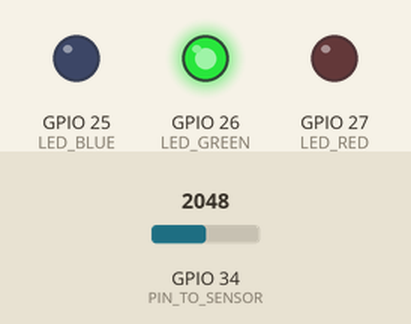
A sketch run on a simulated ESP32. Parts: output pins drawn as LEDs (lit = HIGH). The inputs (shaded band) are chosen by the test bench; at power-on: GPIO 34 (PIN_TO_SENSOR) = 2048. WiFi joins after 1.5 s; servers stay silent unless stated; uploads are accepted with an empty reply; the local clock reads 2024-03-15 10:24:30 at power-on unless the sketch sets it; what the sketch prints to the serial monitor is not drawn.

Above: at 6.5 s.
6.6 s: GPIO 34 (PIN_TO_SENSOR) set to 0
At 7.1 s:
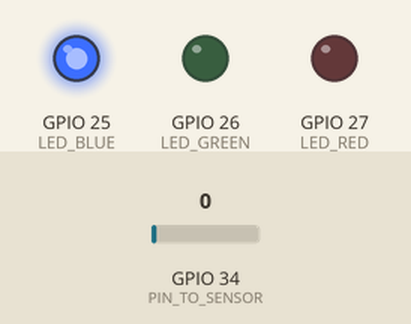
8.2 s: GPIO 34 (PIN_TO_SENSOR) set to 491
At 9.5 s:
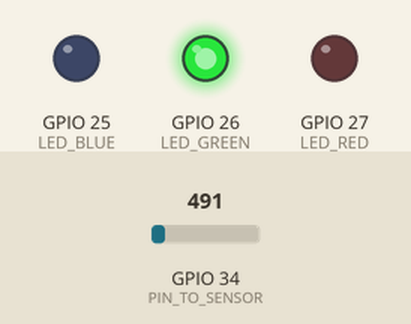
Timing chart, 0 to 11.2 s (numbered marks = the images above; inputs shaded):
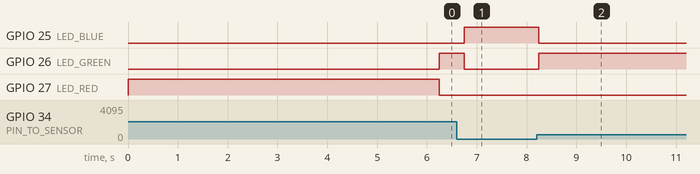

Measured:
- after the input at 6.6 s, GPIO 25 (LED_BLUE): LOW → HIGH after 0.15 s; GPIO 26 (LED_GREEN): HIGH → LOW after 0.15 s
- after the input at 8.2 s, GPIO 25 (LED_BLUE): HIGH → LOW after 0.05 s; GPIO 26 (LED_GREEN): LOW → HIGH after 0.05 s

The sketch:

contadorAguaSimplificado.ino
```cpp
#include "WiFi.h"
#include <HTTPClient.h>
#include <AsyncTCP.h>
#include <ESPAsyncWebServer.h>
#include <time.h>

#define PIN_TO_SENSOR   34
#define LED_BLUE   25
#define LED_GREEN   26
#define LED_RED   27

/* Wifi configuration*/
const char* ssid = "DOMOTICACASA";
const char* password = "33333333";

/* Domoticz configuration*/
int domoticzDevice = 1809;
const char*  domoticzuser="lgarrido";
const char*  domoticzpass="5523434a";
const char*  domoticzserver="http://192.168.2.16:8080";

const char* ntpServer = "pool.ntp.org";
const long  gmtOffset_sec = 3600;
const int   daylightOffset_sec = 3600;

int sleepdelay = 500;
int longsleepdelay = 25000;

const int MAX_VALUE= 20;

time_t currenttime;
struct tm *now_tm;
int currentminute;
int currenthour;
int currentday;
int previousminute=-1;
int previoushour=-1;
int previousday=-1;

int currentStatus=0;
int previousStatus=0;
int literslastminute=0;
int literslasthour=0;
int literslastday=0;
int connectedDomoticz=0;

HTTPClient httpClient;

AsyncWebServer server(80);

const char index_html[] PROGMEM = R"rawliteral(
<!DOCTYPE HTML><html><head>
  <title>ESP Water Meter</title>
  <meta name="viewport" content="width=device-width, initial-scale=1">
  </head><body>
  <h2>Current Values</h2>
  <p>%CURRENTMETERSTATUS%</p>
  <p>%CURRENTDOMOTICZSTATUS%</p>
  <p>Liters last minute: %LITERSMINUTE%</p>
  <p>Liters current hour: %LITERSHOUR%</p>
  <p>Liters current day: %LITERSDAY%</p>
</body></html>)rawliteral";


String processor(const String& var){

  if(var == "CURRENTMETERSTATUS")
  {
    if (currentStatus==1)
    {
       return String("In contact with Water meter magnet!");
    }
    else
     {
       return String("No contact with Water meter magnet!");
    }
  }
  else if(var == "CURRENTDOMOTICZSTATUS"){
    if (connectedDomoticz==1)
    {
       return String("Connected to Domoticz!");
    }
    else
     {
       return String("Not connected to Domoticz!");
    }
  }
  else if(var == "LITERSMINUTE"){
    return String(literslastminute);
  }
  else if(var == "LITERSHOUR"){
    return String(literslasthour);
  }
  else if(var == "LITERSDAY"){
    return String(literslastday);
  }
  return String();
}

void initWiFi()
{
  int i=0;
  WiFi.mode(WIFI_STA);
  WiFi.begin(ssid, password);
  Serial.print("Connecting to WiFi ");
  while (WiFi.status() != WL_CONNECTED)
  {
    Serial.print('.');
    delay(5000);
    if (i>10)
    {
      Serial.println("Not possible to start Wifi!");
      return;
    }
    i++;
  }
  Serial.println(WiFi.localIP());
}

void initTime()
{
  configTime(gmtOffset_sec, daylightOffset_sec, ntpServer);
  printLocalTime();
}

void printLocalTime()
{
  struct tm timeinfo;
  if(!getLocalTime(&timeinfo)){
    Serial.println("Failed to obtain time");
    return;
  }
  Serial.println(&timeinfo, "%A, %B %d %Y %H:%M:%S");
}

void initDomoticz()
{
  char domoticzcommand[100];
  domoticzcommand[0]='\0';

  strcat(domoticzcommand,domoticzserver);
  strcat(domoticzcommand,"/json.htm?type=settings");

  Serial.println("Connecting to Domoticz...");
  Serial.printf("Domoticz Server Executing command: %s\n", domoticzcommand);
  httpClient.begin(domoticzcommand);
  httpClient.setAuthorization(domoticzuser, domoticzpass);

  int statusCode = httpClient.GET();
  if (statusCode > 0)
  {
    if(statusCode == HTTP_CODE_OK)
    {
      Serial.println("Domoticz Server OK!");
      //String payload = httpClient.getString();
      //Serial.println(payload);
      connectedDomoticz=1;
    }
    else
    {
      Serial.printf("Domoticz Server HTTP KO! Error code: %d", statusCode);
      String payload = httpClient.getString();
      Serial.println(payload);
      connectedDomoticz=0;
    }
  }
  else
  {
    Serial.printf("Error occurred while chechink Domoticz server:  %s\n", httpClient.errorToString(statusCode).c_str());
    connectedDomoticz=0;
  }

  httpClient.end();
}

void initWebServer()
{
  // Route for root / web page
  server.on("/", HTTP_GET, [](AsyncWebServerRequest *request){
    request->send_P(200, "text/html", index_html, processor);
  });
  server.begin();

}
void setup()
{

  pinMode(PIN_TO_SENSOR,INPUT);
  pinMode(LED_GREEN, OUTPUT);
  pinMode(LED_BLUE, OUTPUT);
  pinMode(LED_RED, OUTPUT);
  analogWrite(LED_BLUE, 0);
  analogWrite(LED_RED, 255);
  analogWrite(LED_GREEN, 0);

  Serial.begin(9600);

  initWiFi();

  if (WiFi.status() == WL_CONNECTED)
  {
    Serial.println("Connected to Wifi !");
  }


  initTime();

  initWebServer();

  initDomoticz();

}


int updateDomoticzSensor(int value )
{
  char domoticzcommand[150];
  domoticzcommand[0]='\0';
  char sensorstring[10];
  char valuestring[10];
  sprintf(sensorstring, "%d", domoticzDevice);
  sprintf(valuestring, "%d", value);

  /* sensor update in domoticz*/
  strcat(domoticzcommand,domoticzserver);
  strcat(domoticzcommand,"/json.htm?type=command&param=udevice&idx=");
  strcat(domoticzcommand,sensorstring);
  strcat(domoticzcommand,"&svalue=");
  strcat(domoticzcommand,valuestring);

  Serial.printf("Domoticz Server Executing command: %s\n", domoticzcommand);
  httpClient.begin(domoticzcommand);
  httpClient.setAuthorization(domoticzuser, domoticzpass);

  int statusCode = httpClient.GET();
  if (statusCode > 0)
  {
    if(statusCode == HTTP_CODE_OK)
    {
      Serial.printf ("New liters added: %d. ",value);
      Serial.println("Domoticz Server OK!");
      connectedDomoticz=1;
    }
    else
    {
      Serial.printf("Domoticz Server HTTP KO! Error code: %d", statusCode);
      String payload = httpClient.getString();
      Serial.println(payload);
      connectedDomoticz=0;
    }
  }
  else {
    Serial.printf("Error occurred while checking Domoticz server:  %s\n", httpClient.errorToString(statusCode).c_str());
    connectedDomoticz=0;
  }

  httpClient.end();

  /* Log trace to domoticz logs*/
  if (connectedDomoticz==1)
  {
    domoticzcommand[0]='\0';

    strcat(domoticzcommand,domoticzserver);
    strcat(domoticzcommand,"/json.htm?type=command&param=addlogmessage&message=WaterMeterLitersadded:");
    strcat(domoticzcommand,valuestring);
    strcat(domoticzcommand,"&level=2");

    //Serial.printf("Domoticz Server Executing command: %s\n", domoticzcommand);
    httpClient.begin(domoticzcommand);
    httpClient.setAuthorization(domoticzuser, domoticzpass);

    int statusCode2 = httpClient.GET();

    httpClient.end();
  }

  return statusCode;
}


int updateDomoticzLogs(char*  message )
{
  char domoticzcommand[150];
  domoticzcommand[0]='\0';

  /* sensor update in domoticz*/


  strcat(domoticzcommand,domoticzserver);
  strcat(domoticzcommand,"/json.htm?type=command&param=addlogmessage&message=WaterMeterLiterMessage:");
  strcat(domoticzcommand,message);
  strcat(domoticzcommand,"&level=2");

    //Serial.printf("Domoticz Server Executing command: %s\n", domoticzcommand);
  httpClient.begin(domoticzcommand);
  httpClient.setAuthorization(domoticzuser, domoticzpass);

  int statusCode = httpClient.GET();

  httpClient.end();

  return statusCode;
}


void loop()
{


  int sensorValue = analogRead(PIN_TO_SENSOR);


  if(sensorValue == 0)
  {
    currentStatus=1;
  }
  else
  {
    currentStatus=0;
  }

  currenttime = time(NULL);
  now_tm = localtime(&currenttime);

  currentminute = now_tm->tm_min;
  currenthour = now_tm->tm_hour;
  currentday = now_tm->tm_mday;

  if ((currentStatus!=previousStatus) && (currentStatus==1) )
  {
    literslastminute=literslastminute+1;
    literslasthour=literslasthour+1;
    literslastday=literslastday+1;
  }

  if (currentminute!=previousminute)
  {
    /* Protection to avoid wrong value if sensor gets crazy*/
    if (literslastminute>MAX_VALUE)
    {
      updateDomoticzLogs("Sensorcrazy!Novaluesadded.");
      Serial.println("Sensorcrazy! No values will be uploaded!");
      literslasthour=literslasthour-literslastminute;
      literslastday=literslastday-literslastminute;
      literslastminute=0;

    }

    updateDomoticzSensor(literslastminute);

    if (currenthour!=previoushour)
    {
      /* one HTTP GET to domoticz every hour at least*/
      if (literslastminute==0)
      {
        updateDomoticzSensor(0);
      }

      literslasthour=0;
      previoushour=currenthour;

    }

    if (currentday!=previousday)
    {
       literslastday=0;
       previousday=currentday;
    }

    previousminute=currentminute;

    if (connectedDomoticz==1)
    {
      literslastminute=0;
    }
    if (WiFi.status() != WL_CONNECTED)
    {
        connectedDomoticz=0;
    }
  }
  if (connectedDomoticz==0)
  {
    analogWrite(LED_BLUE, 0);
    analogWrite(LED_RED, 255);
    analogWrite(LED_GREEN, 0);
  }
  else if (currentStatus==1)
  {
    analogWrite(LED_BLUE, 255);
    analogWrite(LED_RED, 0);
    analogWrite(LED_GREEN, 0);
  }
  else if (connectedDomoticz==1)
  {
    analogWrite(LED_BLUE, 0);
    analogWrite(LED_RED, 0);
    analogWrite(LED_GREEN, 255);
  }
  else
  {
    analogWrite(LED_BLUE, 0);
    analogWrite(LED_RED, 0);
    analogWrite(LED_GREEN, 0);
  }

  if (connectedDomoticz==0)
  {
    if (WiFi.status() != WL_CONNECTED)
    {
      Serial.println("Wifi connection lost!");
      WiFi.disconnect();
      initWiFi();
      if (WiFi.status() == WL_CONNECTED)
      {
        Serial.println("Connected to Wifi, again!");
        initDomoticz();
      }
    }
    else
    {
      Serial.println("Wifi if fine, but no connectivity with Domoticz");
      initDomoticz();
    }
    /* Long sleep. There ia problem */
    delay(longsleepdelay);
  }

  previousStatus=currentStatus;

  delay(sleepdelay);

}
```
